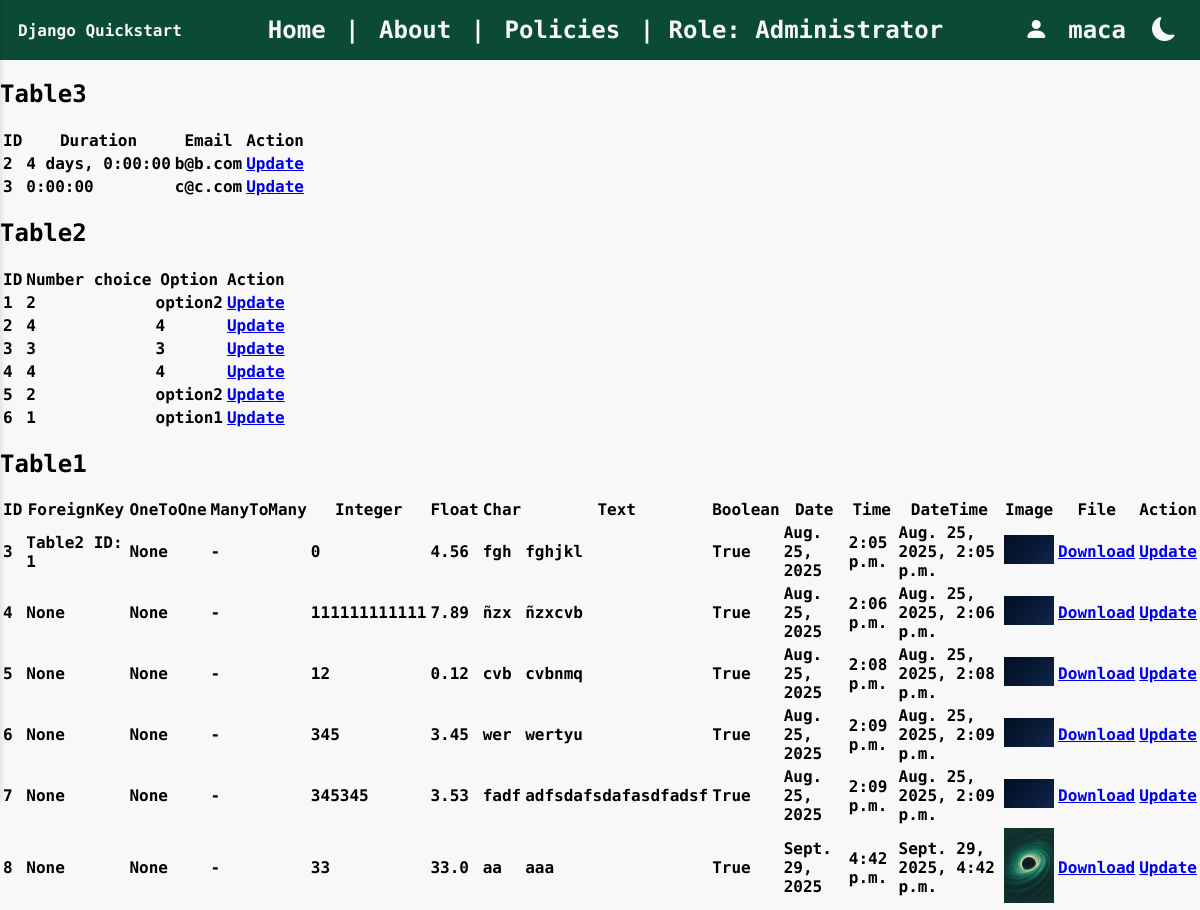
The page /update_data_form (signed in) on the database its author committed.
### rest/models.py (models this page shows, shortened)
class Table3(models.Model):
    duration_field = models.DurationField()
    email_field = models.EmailField(max_length=254, unique=True)

class Table2(models.Model):
    CHOICES = (
        (1, 'option1'),
        (2, 'option2'),
    )
    positive_small_int = models.PositiveSmallIntegerField(choices=CHOICES, default=1)
    def __str__(self):
        return f"Table2 ID: {self.id}"

class Table1(models.Model):
    foreign_key = models.ForeignKey(Table2, on_delete=models.CASCADE, related_name='table1_foreign', null=True, blank=True)
    one_to_one = models.OneToOneField(Table2, on_delete=models.CASCADE, related_name='table1_one', null=True, blank=True)
    many_to_many = models.ManyToManyField(Table3, related_name='table1_many', blank=True)
    integer_field = models.IntegerField(null=True, blank=True)      # Integer value (optional)
    float_field = models.FloatField(null=True, blank=True)          # Floating point number
    char_field = models.CharField(max_length=15)                    # Short text with max length
    text_field= models.TextField(blank=True)                        # Long text (optional)
    boolean_field = models.BooleanField(default=False)              # True or False
    date_field = models.DateField(null=True, blank=True)           # Date only
    time_field = models.TimeField(null=True, blank=True)           # Time only
    datetime_field = models.DateTimeField(null=True, blank=True)   # Full date and time
    image_field = models.ImageField(upload_to='images/', null=True, blank=True)  # For image files
    file_field = models.FileField(upload_to='files/', null=True, blank=True)     # For general files

### rest/views.py (the view)
# urls.py: path('update_data_form', views.update_data_form, name='update_data_form'),
@require_GET
@permission_required('rest_basic.view_data', raise_exception=True)
def update_data_form(request):
    table3 = Table3.objects.all()
    table2 = Table2.objects.all()
    table1 = Table1.objects.all()
    return render(request, 'update_data_form.html',{"table3":table3,"table2":table2,"table1":table1})

### json_app/context_processors.py (called while the page is built)
def dark_mode_context(request):
    return {'dark_mode': request.session.get('dark_mode', False)}

### json_app/templatetags/dark_mode_tags.py (called while the page is built)
@register.inclusion_tag('json_app/_dark_mode_button.html', takes_context=True)
def dark_mode_button(context):
    return {
        'dark_mode': context.get('dark_mode', False)
    }

### rest/templates/update_data_form.html
{% extends "base.html" %}
{% block body %}
    <h2>Table3</h2>
    <table>
        <thead>
            <tr>
                <th>ID</th>
                <th>Duration</th>
                <th>Email</th>
                <th>Action</th>
            </tr>
        </thead>
        <tbody>
            {% for entry in table3 %}
            <tr>
                <td>{{ entry.id }}</td>
                <td>{{ entry.duration_field }}</td>
                <td>{{ entry.email_field }}</td>
                <td><a href="{% url 'update_form' 'table3' entry.id %}">Update</a></td>
            </tr>
            {% empty %}
            <tr><td colspan="4">Table3 is empty</td></tr>
            {% endfor %}
        </tbody>
    </table>
    <h2>Table2</h2>
    <table>
        <thead>
            <tr>
                <th>ID</th>
                <th>Number choice</th>
                <th>Option</th>
                <th>Action</th>
            </tr>
        </thead>
        <tbody>
            {% for entry in table2 %}
            <tr>
                <td>{{ entry.id }}</td>
                <td>{{ entry.positive_small_int}}</td>
                <td>{{ entry.get_positive_small_int_display }}</td>
                <td><a href="{% url 'update_form' 'table2' entry.id %}">Update</a></td>
            </tr>
            {% empty %}
            <tr><td colspan="4">Table2 is empty</td></tr>
            {% endfor %}
        </tbody>
    </table>
    <h2>Table1</h2>
    <table>
        <thead>
            <tr>
                <th>ID</th>
                <th>ForeignKey</th>
                <th>OneToOne</th>
                <th>ManyToMany</th>
                <th>Integer</th>
                <th>Float</th>
                <th>Char</th>
                <th>Text</th>
                <th>Boolean</th>
                <th>Date</th>
                <th>Time</th>
                <th>DateTime</th>
                <th>Image</th>
                <th>File</th>
                <th>Action</th>
            </tr>
        </thead>
        <tbody>
            {% for entry in table1 %}
             <tr>
                <td>{{ entry.id }}</td>
                <td>{{ entry.foreign_key }}</td>
                <td>{{ entry.one_to_one }}</td>
                <td>
                    {% for m in entry.many_to_many.all %}
                        {{ m.email_field }}{% if not forloop.last %}, {% endif %}
                    {% empty %}
                        -
                    {% endfor %}
                </td>
                <td>{{ entry.integer_field }}</td>
                <td>{{ entry.float_field }}</td>
                <td>{{ entry.char_field }}</td>
                <td>{{ entry.text_field|default:"-" }}</td>
                <td>{{ entry.boolean_field }}</td>
                <td>{{ entry.date_field }}</td>
                <td>{{ entry.time_field }}</td>
                <td>{{ entry.datetime_field }}</td>
                <td>
                    {% if entry.image_field %}
                        <img src="{{ entry.image_field.url }}" alt="img" width="50">
                    {% else %}
                        -
                    {% endif %}
                </td>
                <td>
                    {% if entry.file_field %}
                        <a href="{{ entry.file_field.url }}">Download</a>
                    {% else %}
                        -
                    {% endif %}
                </td>
                <td><a href="{% url 'update_form' 'table1' entry.id %}">Update</a></td>
            </tr>
            {% empty %}
            <tr><td colspan="15">Table1 is empty</td></tr>
            {% endfor %}
        </tbody>
    </table>
{% endblock %}

### rest/templates/base.html (shortened to what this page needs)
{% load static %}
{% load dark_mode_tags %}
<!DOCTYPE html>
<html lang="en"{% if dark_mode %} data-theme="dark"{% endif %}>
    <head>
        <link rel="stylesheet" href="https://cdn.jsdelivr.net/npm/bootstrap-icons@1.13.1/font/bootstrap-icons.min.css">
        <link rel="stylesheet" href="{% static 'css/style.css' %}">
        <link rel="stylesheet" href="{% static 'css/sidebar.css' %}">
        <link rel="stylesheet" href="{% static 'css/dark_mode.css' %}">
    </head>
    <body>
        {% if user.is_authenticated %}
        <nav class="navbar">
            <div class="navbar-left">Django Quickstart</div>
            <div class="navbar-center">
                <a href="{% url 'home_rest_basic' %}">Home</a> |
                <a href="/pages/about/">About</a> |
                <a href="/pages/policies/">Policies</a> |
                <span>Role: {% if user.groups.all.0.name == 'Admins' %}Administrator{% elif user.groups.all.0.name == 'Customers' %}Customer{% else %}No role assigned{% endif %}</span>
            </div>
            <div class="navbar-right">
                <i class="bi bi-person-fill"></i>
                <div class="user-dropdown">
                    <span>{{ user.username }}</span>
                </div>
                <span>{% dark_mode_button %}</span>
            </div>
        </nav>
        {% endif %}
        <div class="content-wrapper">
            {% block body %}{% endblock %}
        </div>
    </body>
</html>

### static/css/style.css (style rules this page uses)
:root { --dark-color: #181D27; --white-color: #F8F8F8; --green-body: #44B78B; --padding: 10px; --font-: 'Jersey 10', sans-serif; --font-small: "Kode Mono", monospace; }
body { font-family: var(--font-small); margin: 0px; font-weight: bolder; }
.navbar { display: flex; align-items: center; justify-content: space-between; padding: 0.5% 1.5%; }
.navbar-left { font-weight: bolder; font-size: 1em; }
.navbar-center { font-size: 1.5em; flex: 1; text-align: center; }
.navbar-center a { text-decoration: none; margin: 0 5px; }
.navbar-right { display: flex; font-size: 1.5em; align-items: center; gap: 10px; }
.user-dropdown { position: relative; display: inline-block; color: var(--white-color); padding: 10px; cursor: pointer; }

### static/css/dark_mode.css (style rules this page uses)
:root { --back-color: #F8F8F8; --text-color: #181D27; --dark-color: #222937; --green-dark: #0C4B33; --grey: #3a3a3a; }
body { background-color: var(--back-color); transition: background-color 0.3s ease, color 0.3s ease; }
.navbar, .nav-bar { color: #F8F8F8; background-color: var(--green-dark); }
.navbar a { color: #F8F8F8; }

### rows shown on the page
Table3: id "2", duration_field "4 days, 0:00:00", email_field "b@b.com"
Table3: id "3", duration_field "0:00:00", email_field "c@c.com"
Table2: id "1", positive_small_int "2", positive_small_int "option2"
Table2: id "2", positive_small_int "4"
Table2: id "3", positive_small_int "3"
Table2: id "4", positive_small_int "4"
Table2: id "5", positive_small_int "2", positive_small_int "option2"
Table2: id "6", positive_small_int "1", positive_small_int "option1"
Table1: id "3", foreign_key "Table2 ID: 1", one_to_one "None", integer_field "0", float_field "4.56", char_field "fgh", text_field "fghjkl", boolean_field "True", date_field "Aug. 25, 2025", time_field "2:05 p.m.", datetime_field "Aug. 25, 2025, 2:05 p.m.", image_field (picture)
Table1: id "4", foreign_key "None", one_to_one "None", integer_field "111111111111", float_field "7.89", char_field "ñzx", text_field "ñzxcvb", boolean_field "True", date_field "Aug. 25, 2025", time_field "2:06 p.m.", datetime_field "Aug. 25, 2025, 2:06 p.m.", image_field (picture)
Table1: id "5", foreign_key "None", one_to_one "None", integer_field "12", float_field "0.12", char_field "cvb", text_field "cvbnmq", boolean_field "True", date_field "Aug. 25, 2025", time_field "2:08 p.m.", datetime_field "Aug. 25, 2025, 2:08 p.m.", image_field (picture)
Table1: id "6", foreign_key "None", one_to_one "None", integer_field "345", float_field "3.45", char_field "wer", text_field "wertyu", boolean_field "True", date_field "Aug. 25, 2025", time_field "2:09 p.m.", datetime_field "Aug. 25, 2025, 2:09 p.m.", image_field (picture)
Table1: id "7", foreign_key "None", one_to_one "None", integer_field "345345", float_field "3.53", char_field "fadf", text_field "adfsdafsdafasdfadsf", boolean_field "True", date_field "Aug. 25, 2025", time_field "2:09 p.m.", datetime_field "Aug. 25, 2025, 2:09 p.m.", image_field (picture)
Table1: id "8", foreign_key "None", one_to_one "None", integer_field "33", float_field "33.0", char_field "aa", text_field "aaa", boolean_field "True", date_field "Sept. 29, 2025", time_field "4:42 p.m.", datetime_field "Sept. 29, 2025, 4:42 p.m.", image_field (picture)

### other values the page prints
{{ user.username }} "maca"
